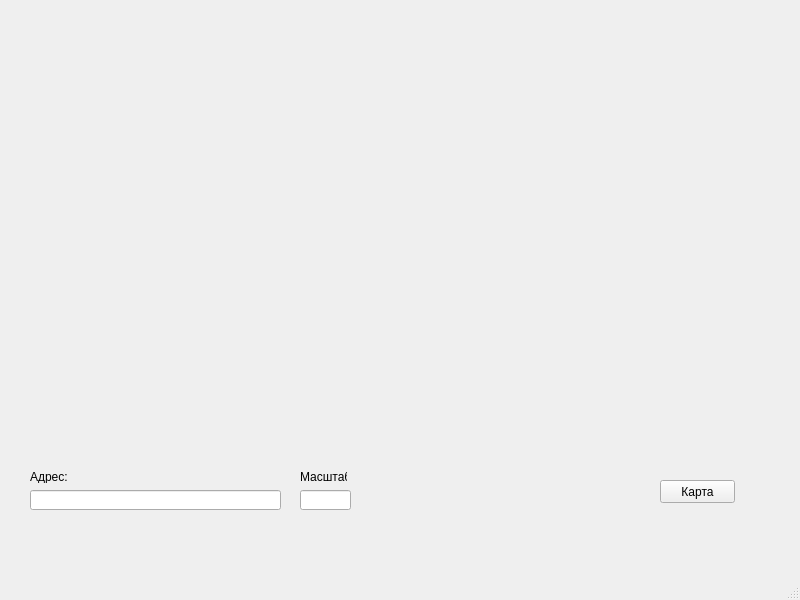
<?xml version="1.0" encoding="UTF-8"?>
<ui version="4.0">
 <class>MainWindow</class>
 <widget class="QMainWindow" name="MainWindow">
  <property name="geometry">
   <rect>
    <x>0</x>
    <y>0</y>
    <width>800</width>
    <height>600</height>
   </rect>
  </property>
  <property name="windowTitle">
   <string>MainWindow</string>
  </property>
  <widget class="QWidget" name="centralwidget">
   <widget class="QLineEdit" name="lineEdit">
    <property name="geometry">
     <rect>
      <x>30</x>
      <y>490</y>
      <width>251</width>
      <height>20</height>
     </rect>
    </property>
    <property name="text">
     <string/>
    </property>
   </widget>
   <widget class="QLabel" name="label">
    <property name="geometry">
     <rect>
      <x>100</x>
      <y>40</y>
      <width>641</width>
      <height>381</height>
     </rect>
    </property>
    <property name="text">
     <string/>
    </property>
   </widget>
   <widget class="QLineEdit" name="lineEdit_2">
    <property name="geometry">
     <rect>
      <x>300</x>
      <y>490</y>
      <width>51</width>
      <height>20</height>
     </rect>
    </property>
    <property name="text">
     <string/>
    </property>
   </widget>
   <widget class="QLabel" name="label_2">
    <property name="geometry">
     <rect>
      <x>30</x>
      <y>470</y>
      <width>47</width>
      <height>13</height>
     </rect>
    </property>
    <property name="text">
     <string>Адрес:</string>
    </property>
   </widget>
   <widget class="QLabel" name="label_3">
    <property name="geometry">
     <rect>
      <x>300</x>
      <y>470</y>
      <width>47</width>
      <height>13</height>
     </rect>
    </property>
    <property name="text">
     <string>Масштаб</string>
    </property>
   </widget>
   <widget class="QPushButton" name="button">
    <property name="geometry">
     <rect>
      <x>660</x>
      <y>480</y>
      <width>75</width>
      <height>23</height>
     </rect>
    </property>
    <property name="text">
     <string>Карта</string>
    </property>
   </widget>
  </widget>
  <widget class="QMenuBar" name="menubar">
   <property name="geometry">
    <rect>
     <x>0</x>
     <y>0</y>
     <width>800</width>
     <height>21</height>
    </rect>
   </property>
  </widget>
  <widget class="QStatusBar" name="statusbar"/>
 </widget>
 <resources/>
 <connections/>
</ui>
